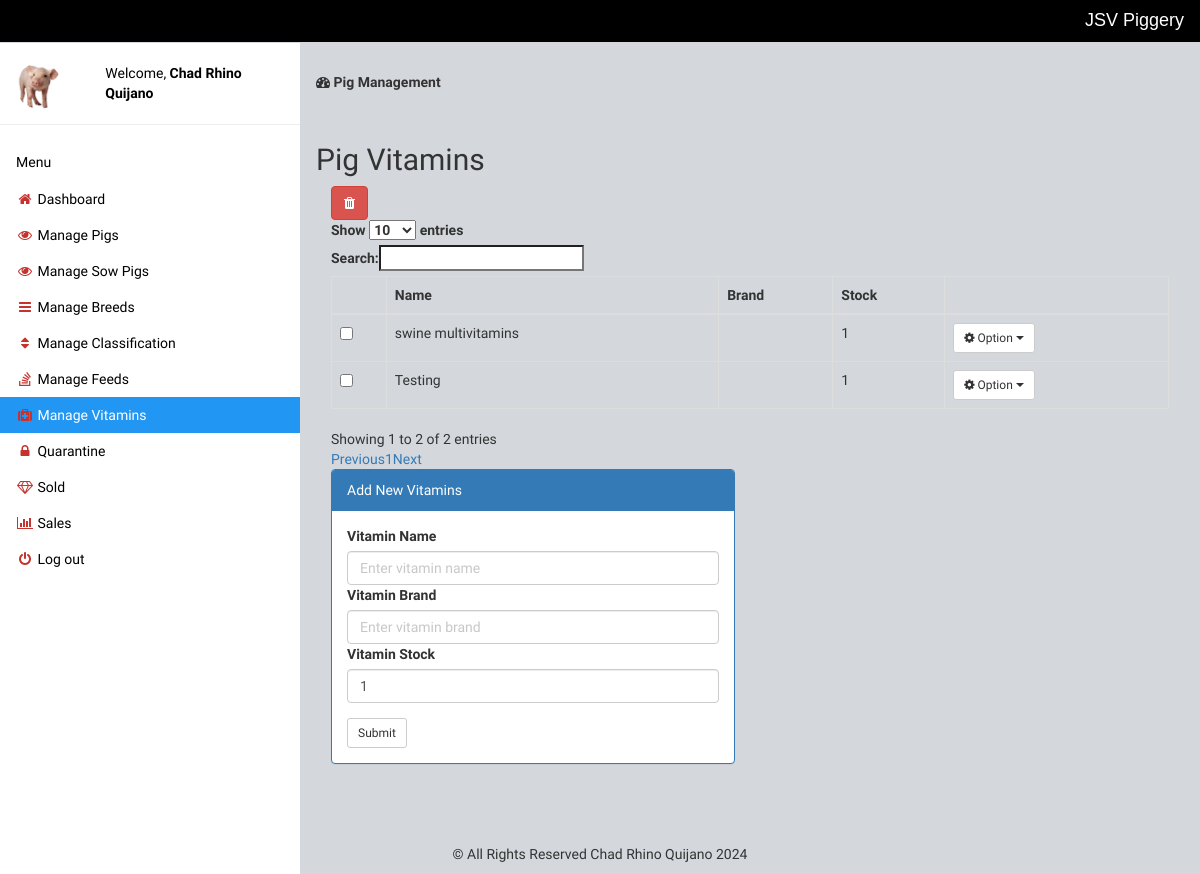
The page /manage-vitamins.php (signed in) on the database its author committed.
### tables this page shows
CREATE TABLE `vitamins` (
  `id` int(50) NOT NULL,
  `name` text NOT NULL,
  `brand` text NOT NULL,
  `stock` int(11) NOT NULL DEFAULT 1
);

### manage-vitamins.php (the view, shortened to what this page needs)
<?php include 'setting/system.php'; ?>
<?php include 'theme/head.php'; ?>
<?php include 'theme/sidebar.php'; ?>
<div class="w3-main" style="margin-left:300px;margin-top:43px;">
	<header class="w3-container" style="padding-top:22px">
		<h5><b><i class="fa fa-dashboard"></i> Pig Management</b></h5>
	</header>
	<div class="w3-container" style="padding-top:22px">
		<div class="w3-row">
			<h2>Pig Vitamins</h2>
			<div class="col-md-12">
				<a title="Check to delete from list" data-toggle="modal" data-target="#_removed" id="delete" class="btn btn-danger"><i class="fa fa-trash"></i>
				</a>
				<form method="post" action="delete-vitamins.php">
					<table class="table table-hover table-bordered" id="table">
						<thead>
							<tr>
								<th></th>
								<th>Name</th>
								<th>Brand</th>
								<th>Stock</th>
								<th></th>
							</tr>
						</thead>
						<tbody>
							<?php
							$get = $db->query("SELECT * FROM vitamins");
							$res = $get->fetchAll(PDO::FETCH_OBJ);
							foreach ($res as $n) { ?>
								<tr>
									<td>
										<input type="checkbox" name="selector[]" value="<?php echo $n->id ?>">
									</td>
									<td> <?php echo $n->name; ?> </td>
									<td> <?php echo $n->brand; ?> </td>
									<td> <?php echo $n->stock; ?> </td>
									<td class="dropdown">
										<button class="btn btn-sm btn-default dropdown-toggle" type="button" data-toggle="dropdown"><i class="fa fa-cog"></i> Option
											<span class="caret"></span></button>
									</td>
								</tr>
							<?php }
							?>
						</tbody>
					</table>
				</form>
			</div>
			<?php
			$title = "Add New Vitamins";
			$name = "";
			$brand = "";
			$stock = null;
			$button_name = "submit";
			?>
			<div class="col-md-6">
				<div class="panel panel-primary">
					<div class="panel-heading"><?= $title ?></div>
					<div class="panel-body">
						<form method="post">
							<div class="form-group">
								<label class="control-label">Vitamin Name</label>
								<input type="text" name="vitamins" class="form-control" placeholder="Enter vitamin name" value="<?= $name ?>">
								<label class="control-label">Vitamin Brand</label>
								<input type="text" name="brand" class="form-control" placeholder="Enter vitamin brand" value="<?= $brand ?>">
								<label class="control-label">Vitamin Stock</label>
								<input type="number" name="stock" class="form-control" value="<?= $stock ?? 1 ?>" min="0" onkeyup="validateMin()">
							</div>
							<button class="btn btn-sm btn-default" type="submit" name="<?= $button_name ?>">Submit</button>
						</form>
					</div>
				</div>
			</div>
		</div>
	</div>
</div>
<?php include 'theme/foot.php'; ?>

### theme/head.php (style rules this page uses)
body { font-family: 'Baumans'; background-color: #d4d8dd; }

### rows shown on the page
vitamins: name "swine multivitamins", stock "1"
vitamins: name "Testing", stock "1"

### other values the page prints
NAME_X "JSV Piggery"
$_SESSION['name'] "Chad Rhino Quijano"
$title "Add New Vitamins"
